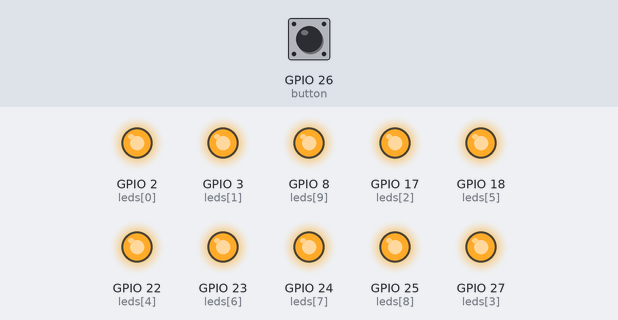
The program below on a simulated Raspberry Pi (BCM pin numbers). On the bench: output pins drawn as LEDs (lit = HIGH). Inputs (shaded band) come from the test bench; at power-on: GPIO 26 (button) HIGH. Parts the program declares active-low are drawn by pin level, so they are really on while drawn off.

Above: at 1.2 s.
1.3 s: GPIO 26 (button) pulled LOW for 0.15 s
At 2.5 s:
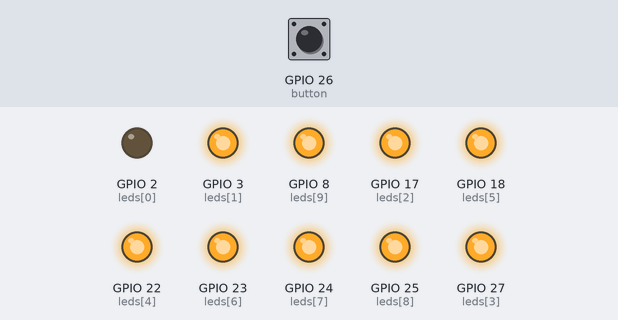
2.9 s: GPIO 26 (button) pulled LOW for 1 s
At 3.9 s:
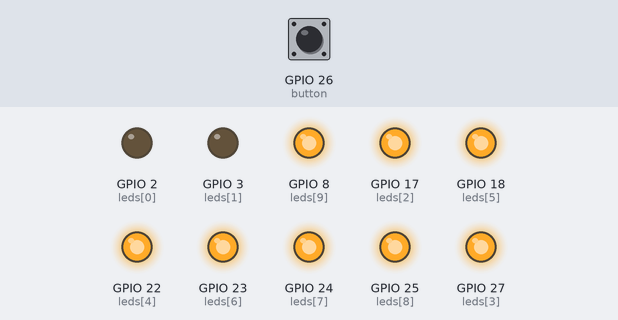
5.4 s: GPIO 26 (button) pulled LOW for 0.15 s
At 5.8 s:
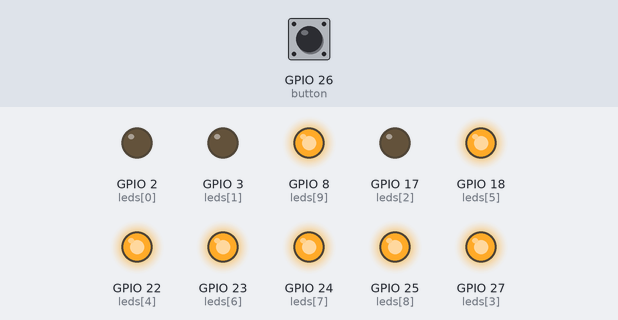
7.0 s: GPIO 26 (button) pulled LOW for 3.2 s
At 8.3 s:
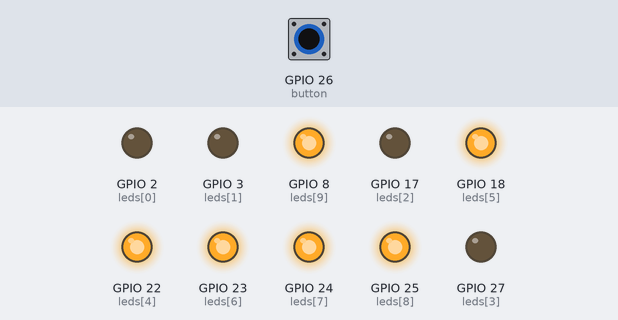
11.7 s: GPIO 26 (button) pulled LOW for 0.15 s
At 12.9 s:
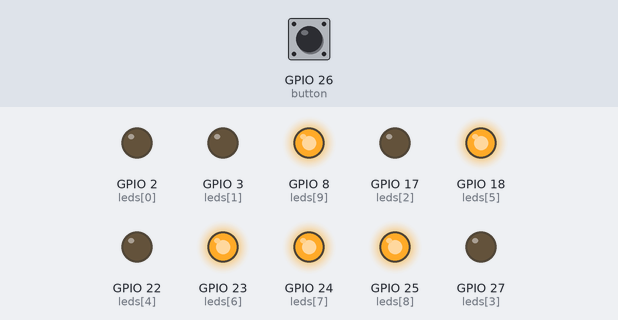
13.3 s: GPIO 26 (button) pulled LOW for 1 s
At 14.2 s:
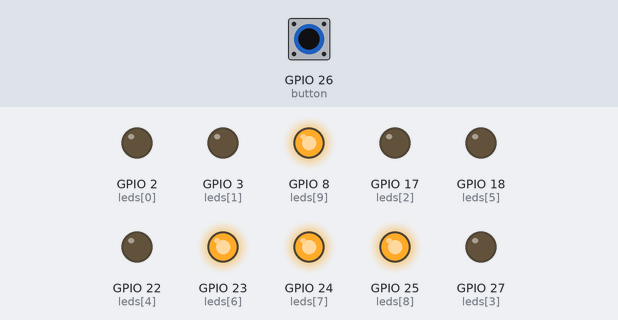
Timing chart, 0 to 16.3 s (numbered marks = the images above; inputs shaded):
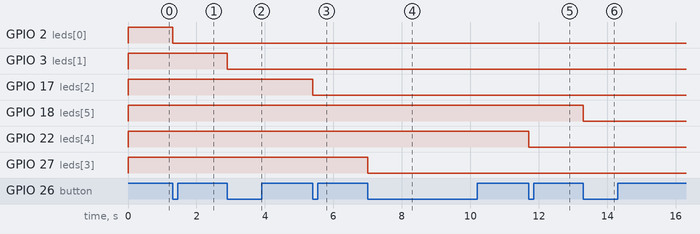

The program:

bar-graph.py
```python
from gpiozero import LED,Button
from signal import pause

ledPins = [2,3,17,27,22,18,23,24,25,8]
leds = [LED(pin=pin,  active_high=False) for pin in ledPins]

button = Button(26,bounce_time = 0.05)

ledIndex = 0

def turnLedsOn():
    global ledIndex
    if ledIndex == 10:
        ledIndex =0
        for i in range(len(leds)):
            leds[i].off()
    leds[ledIndex].on()
    ledIndex +=1


button.when_pressed = turnLedsOn

pause()
```

Measured:
- after the input at 1.3 s, GPIO 2 (leds[0]): HIGH → LOW at once
- after the input at 2.9 s, GPIO 3 (leds[1]): HIGH → LOW at once
- after the input at 5.4 s, GPIO 17 (leds[2]): HIGH → LOW at once
- after the input at 7.0 s, GPIO 27 (leds[3]): HIGH → LOW at once
- after the input at 11.7 s, GPIO 22 (leds[4]): HIGH → LOW at once
- after the input at 13.3 s, GPIO 18 (leds[5]): HIGH → LOW at once
